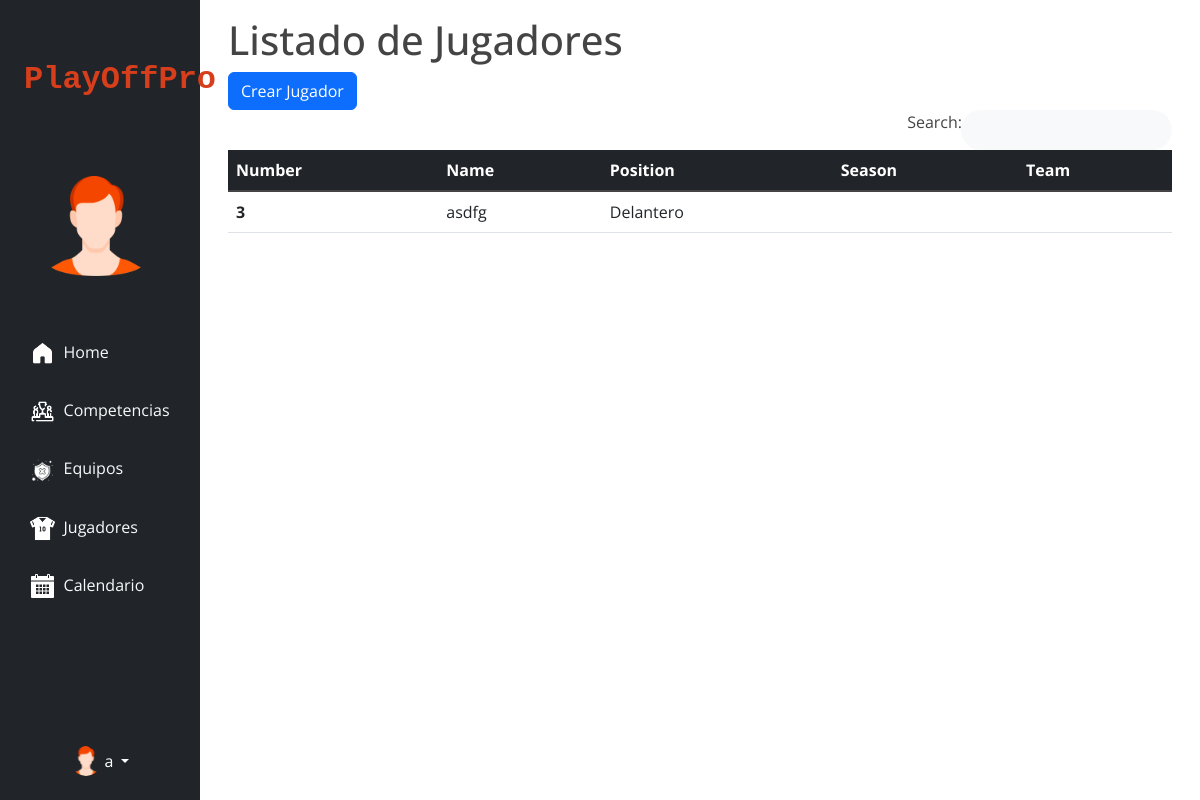
The app's page /players (signed in), older data.
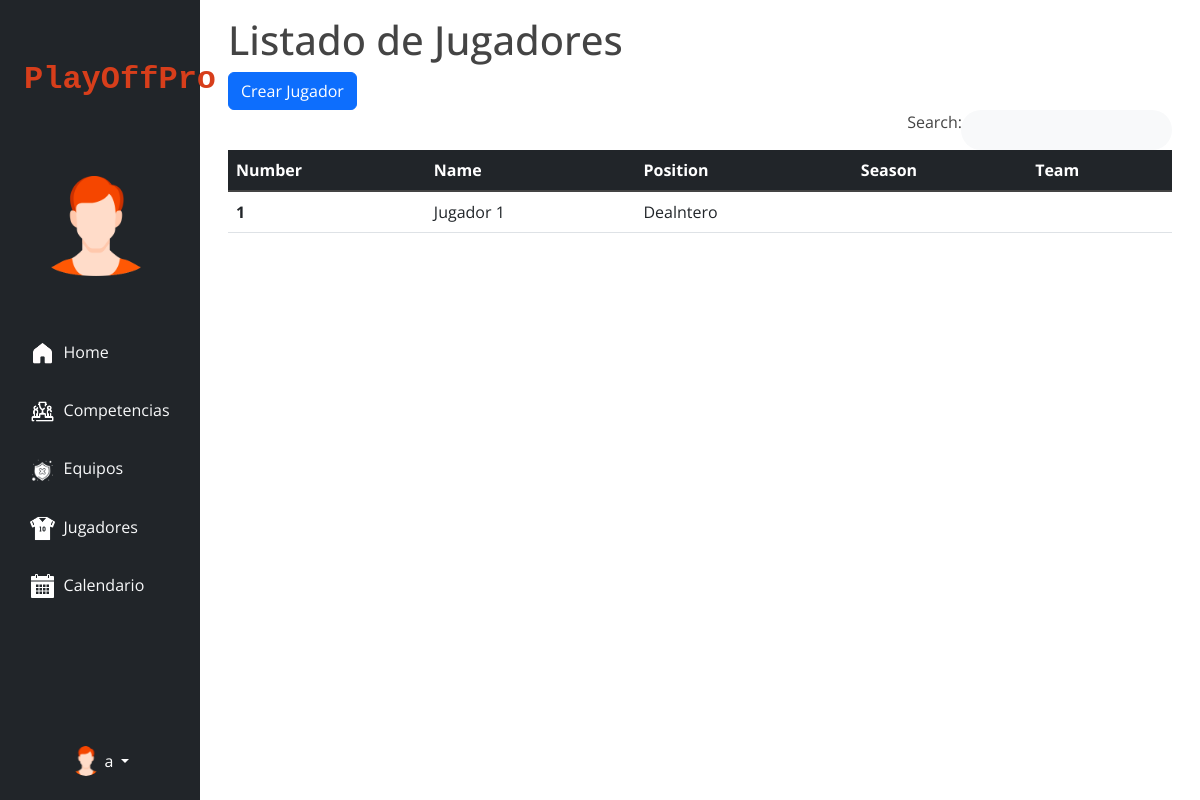
The same page, newer data.
### myapp/models.py (models this page shows, shortened)
class Player(models.Model):
    name = models.CharField(max_length=50)
    number_player = models.IntegerField()
    position = models.CharField(max_length=50)
    image = models.ImageField(upload_to='player_images/', blank=True, null=True)

### myapp/views.py (the view)
# urls.py: path('players', views.player_list, name='players'),
@login_required
def player_list(request):
    players = Player.objects.all()
    return render(request, 'players.html', {'players': players})

### myapp/templates/players.html (shortened to what this page needs)
{% extends 'base.html' %}
{% block content %}
    {% load static %}
    <head>
    </head>
    <main>
        <h1>Listado de Jugadores</h1>
        <form action="">
            <a class="btn btn-primary" href="{% url 'new_player' %}">Crear Jugador</a>
        </form>
        <div class="d-flex justify-content-end">
            <form class="d-none d-sm-inline-block form-inline mr-2 mr-md-3 my-2 my-md-0 mw-100">
                <div class="input-group">
                    <label class="sr-only" for="search">Search:</label>
                    <input type="text" class="form-control bg-light border-0 rounded-pill py-2 px-3" name="search"
                           id="search-table" aria-label="Search" aria-describedby="basic-addon2"
                           onkeyup="searchTablePlayer()">
                </div>
            </form>
        </div>
        <table class="table table-hover " id="player_table">
            <thead class="table-dark">
            <tr>
                <th scope="col">Number</th>
                <th scope="col">Name</th>
                <th scope="col">Position</th>
                <th scope="col">Season</th>
                <th scope="col" colspan="2">Team</th>
            </tr>
            </thead>
            <tbody class="table-group-divider">
            {% for player in players %}
                <tr style="cursor: pointer" onclick="window.location='{% url 'player_detail' player.id %}'">
                    <th scope="row">{{ player.number_player }}</th>
                    <td>{{ player.name }}</td>
                    <td>{{ player.position }}</td>
                    <td>
                    </td>
                    <td colspan="2">
                    </td>
                </tr>
            {% endfor %}
            </tbody>
        </table>
    </main>
{% endblock %}

Row changes from the older to the newer data that the page shows:
removed Player: number_player "3", name "asdfg", position "Delantero"
added Player: number_player "1", name "Jugador 1", position "Dealntero"
